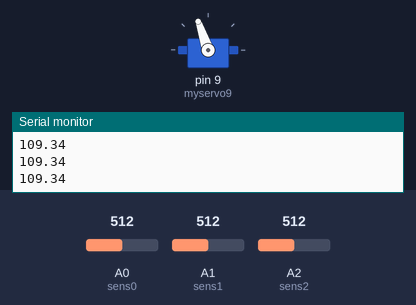
The sketch below on a simulated Arduino Uno, built with avr-gcc and run on an emulated ATmega328P. Parts: servo, the last lines printed to the serial monitor. The inputs (shaded band) are chosen by the test bench; at power-on: A2 (sens2) = 512, A0 (sens0) = 512, A1 (sens1) = 512.

Above: at 1.2 s.
1.3 s: A2 (sens2) set to 716
At 1.9 s:
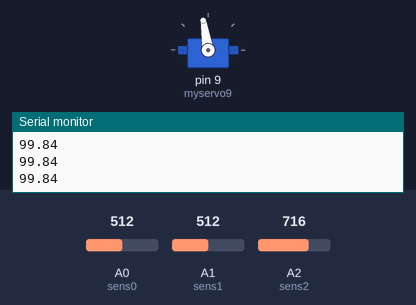
2.8 s: A0 (sens0) set to 122
At 4.0 s:
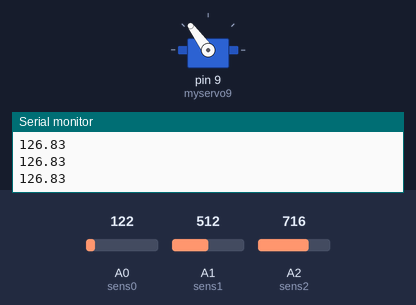
4.3 s: A1 (sens1) set to 900
At 5.4 s:
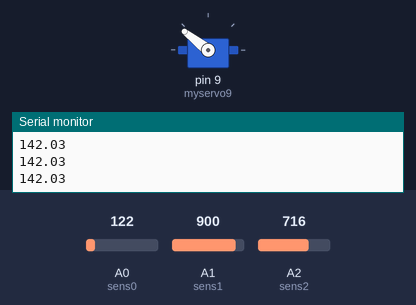
5.8 s: A2 (sens2) set to 0
At 6.2 s:
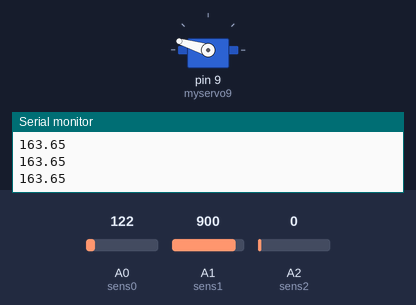
7.3 s: A0 (sens0) set to 0
At 8.5 s:
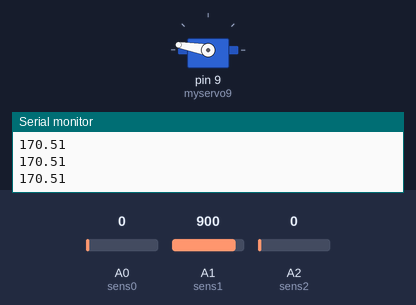
8.8 s: A2 (sens2) set to 1023
At 10.0 s:
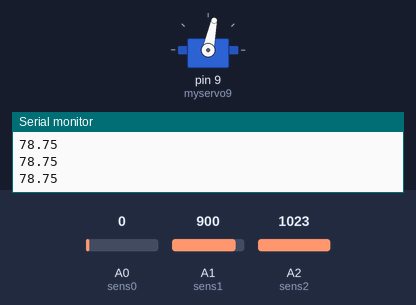
Timing chart, 0 to 11.3 s (numbered marks = the images above; inputs shaded):
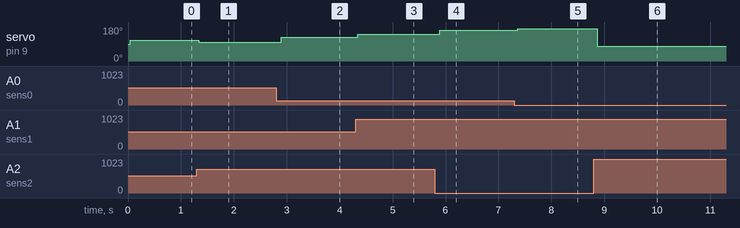

The sketch:

v16.2_hoek2.ino
```cpp
double sens0 = A0;                                                                  //hier worden de 3 potentiometer benoemen en gezegt aan welke
double sens1 = A1;
double sens2 = A2;
const double pi = 3.1415926535897932384626433832795;                                //PI wordt gedefineerd en ook wiskundige libraries gedefineerd en hoe arduino moet omgaan met servos en de servo zijn naam
double map(double x, double in_min, double in_max, double out_min, double out_max){ //hier wordt de map functie gedefineerd met float zodat ze precieser is dan met intigers
  return (x - in_min) * (out_max - out_min) / (in_max - in_min) + out_min;
  }
double ConvertToRadians(double angle){                                               //hier wordt een functie gedefineerd om van graden naar radialen te gaan
    return (pi / 180) * angle;
  }
#include <stdio.h>
#include <stdlib.h>
#include <Servo.h>
Servo myservo9;
#include <math.h>
double x,y,z,x2,y2,z2,a,b,value2,a2,h2,hoek2,hoekG2;
double p1=0.05;

const int c = 30,l = 20,h = 40,r = 0;                                                 //constantes defineren

double f2(double x,double y,double z,double hoek2){
  x2 = l*sin(hoek2)*cos(ConvertToRadians(-30))+r*cos(ConvertToRadians(-30));
  y2 = l*sin(hoek2)*sin(ConvertToRadians(-30))+r*sin(ConvertToRadians(-30));
  z2 = l*cos(hoek2) + h;

  a2 = pow(pow((x2-x),2) + pow((y2-y),2),0.5);
  value2 = -(z2-z)+ pow(abs(pow(c,2)-pow(a2,2)),0.5);
  return value2;
  }

void setup() {
  Serial.begin(9600);
  myservo9.attach(9);
  pinMode(9,OUTPUT);
}

void loop() {
  x = analogRead(sens0);                                                              //hier worden de x y z coordinaat van de kop ingelezen adhv de 3 potentiometer
  x = map(x,0,1023,-15,15);
  y = analogRead(sens1);
  y = map(y,0,1023,-15,15);
  z = analogRead(sens2);
  z = map(z, 0,1023,0,20);
  a = 0;
  b = pi;
  hoek2 = (a+b)/2;
  while ( abs(f2(x,y,z,hoek2)) > p1){                                                 //in deze while loop wordt er een juist hoek gegokt met de methode van het midden
    hoek2=(a+b)/2;
    if (f2(x,y,z,hoek2)*f2(x,y,z,a)>0){
       a=hoek2;
    }
    if (f2(x,y,z,hoek2)*f2(x,y,z,b)>0){
        b=hoek2;
    }
}
hoekG2 = map(hoek2,0,pi,0,180);                                                       //hier wordt de hoek van radialen naar graden omgevormt in een map functie omdat de servo zich anders niet wilt bewegen
myservo9.write(hoekG2);
Serial.println(hoekG2);
delay(10);
}
```

Measured:
- after the input at 1.3 s, servo on pin 9 (myservo9): 109° → 99° at once
- after the input at 2.8 s, servo on pin 9 (myservo9): 99° → 126° after 0.10 s
- after the input at 4.3 s, servo on pin 9 (myservo9): 126° → 142° at once
- after the input at 5.8 s, servo on pin 9 (myservo9): 142° → 163° after 0.09 s
- after the input at 7.3 s, servo on pin 9 (myservo9): 163° → 170° after 0.07 s
- after the input at 8.8 s, servo on pin 9 (myservo9): 170° → 78° after 0.07 s
